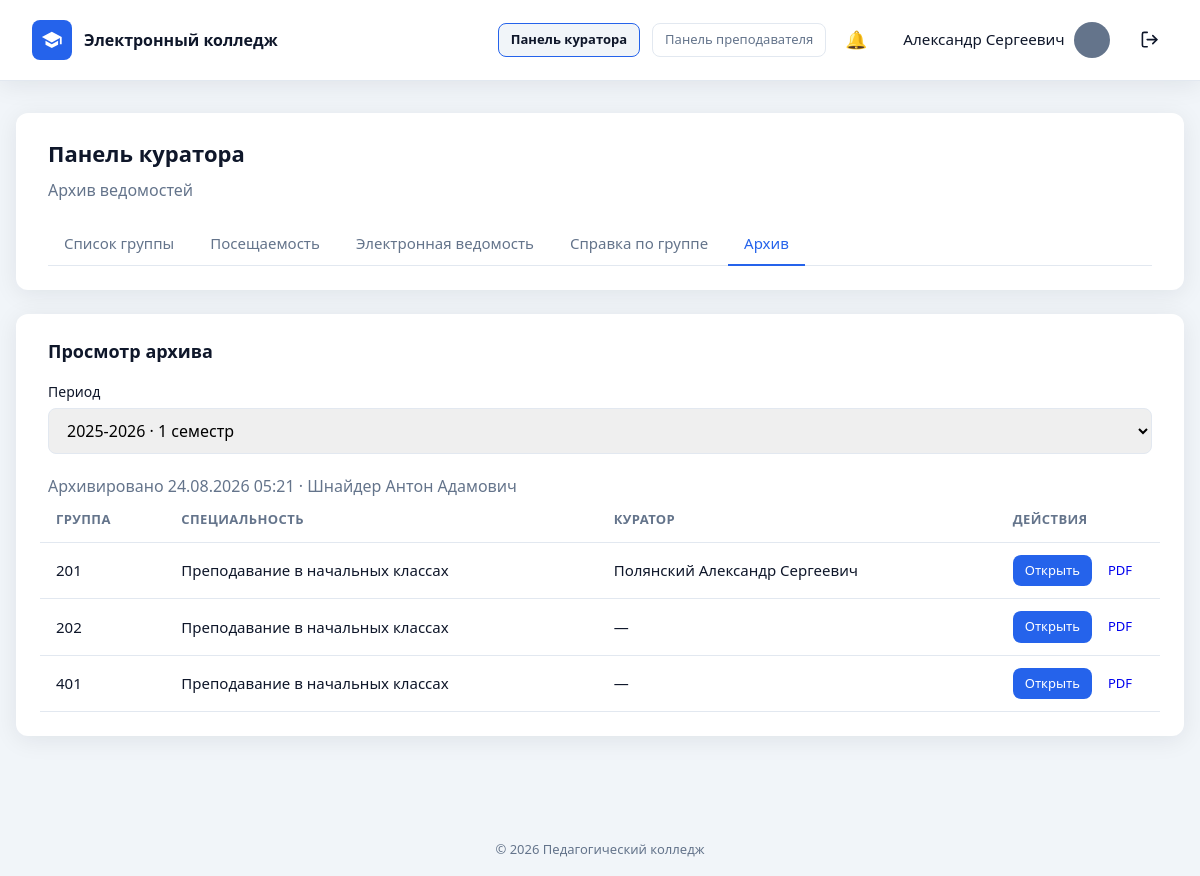
Page /curator/archive.php (signed in) on the earlier database version.
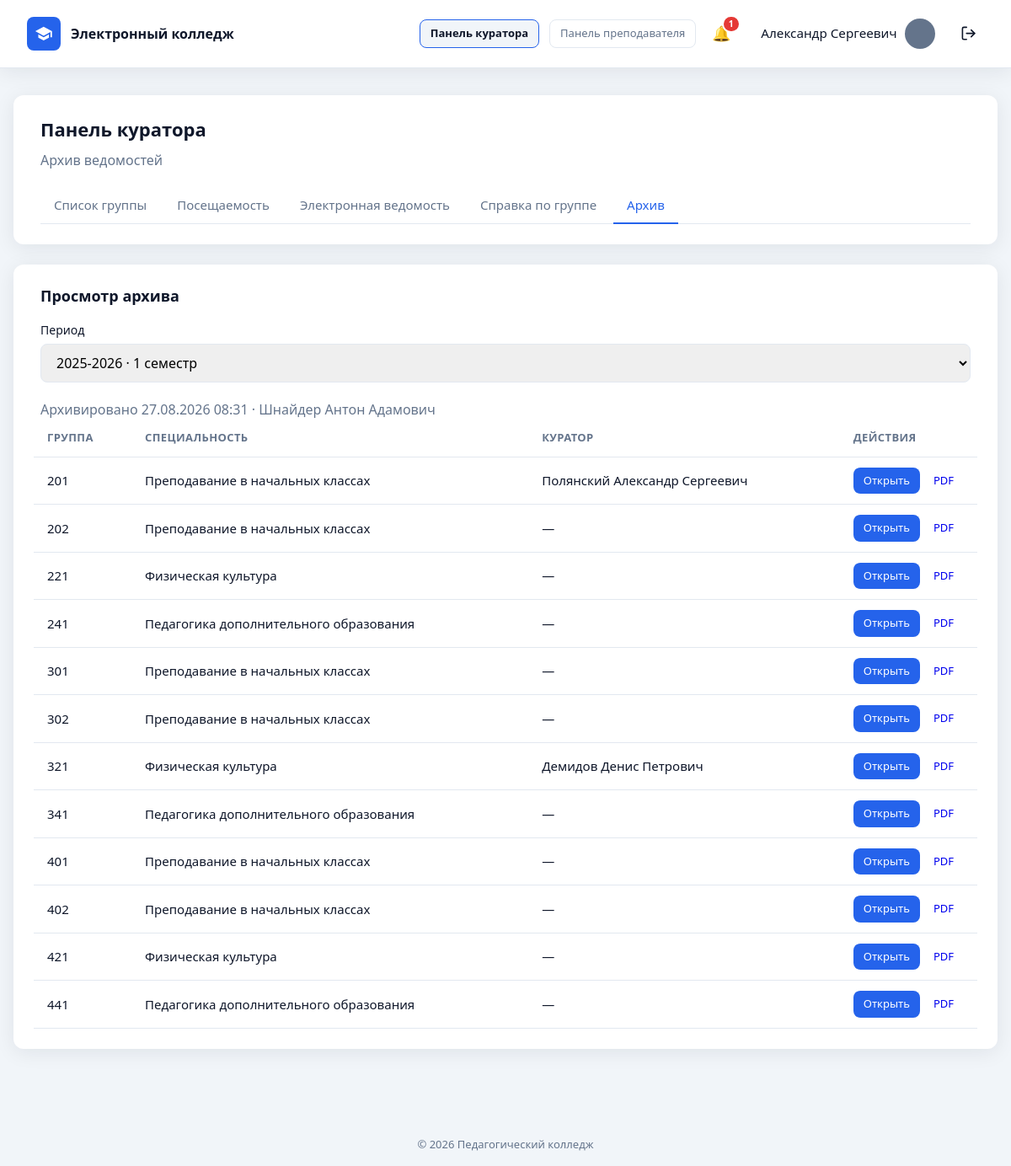
Same page on the later database version.
### tables this page shows
CREATE TABLE `users` (
  `id` int UNSIGNED NOT NULL,
  `email` varchar(255) NOT NULL,
  `password_hash` varchar(255) NOT NULL,
  `password_plain` varchar(64) DEFAULT NULL,
  `full_name` varchar(255) NOT NULL,
  `phone` varchar(50) NOT NULL DEFAULT '',
  `position` varchar(255) NOT NULL DEFAULT '',
  `education` varchar(500) NOT NULL DEFAULT '',
  `additional_info` text,
  `avatar` varchar(255) NOT NULL DEFAULT 'icon:default',
  `role` enum('admin','teacher','student') NOT NULL DEFAULT 'teacher',
  `is_active` tinyint(1) NOT NULL DEFAULT '1',
  `created_at` datetime NOT NULL DEFAULT CURRENT_TIMESTAMP,
  `updated_at` datetime NOT NULL DEFAULT CURRENT_TIMESTAMP ON UPDATE CURRENT_TIMESTAMP
);

CREATE TABLE `archive_periods` (
  `id` int UNSIGNED NOT NULL,
  `archive_type` enum('gradebook','journal') NOT NULL,
  `academic_year` varchar(9) NOT NULL,
  `semester` enum('1','2') NOT NULL,
  `archived_by` int UNSIGNED DEFAULT NULL,
  `archived_at` datetime NOT NULL DEFAULT CURRENT_TIMESTAMP
);

CREATE TABLE `archive_gradebook_groups` (
  `id` int UNSIGNED NOT NULL,
  `archive_id` int UNSIGNED NOT NULL,
  `group_id` int UNSIGNED NOT NULL,
  `group_number` varchar(50) NOT NULL,
  `specialty_name` varchar(255) NOT NULL DEFAULT '',
  `specialty_code` varchar(50) NOT NULL DEFAULT '',
  `curator_name` varchar(255) NOT NULL DEFAULT ''
);

### curator/archive.php (called while the page is built, shortened)
<?php
require __DIR__ . '/../includes/archive/curator_hub.php';

### includes/migrations.php (called while the page is built, shortened)
<?php
function ensure_user_roles_schema(PDO $pdo): void
{
    $done = true;
    $stmt = $pdo->query("SHOW TABLES LIKE 'user_roles'");
    if ($stmt->fetch()) {
        return;
    }
}
function ensure_organization_schema(PDO $pdo): void
{
    $done = true;
    $stmt = $pdo->query("SHOW TABLES LIKE 'organization'");
    if ($stmt->fetch()) {
        return;
    }
}
function run_migrations(PDO $pdo): void
{
    ensure_user_roles_schema($pdo);
    ensure_organization_schema($pdo);
    ensure_curriculum_schema($pdo);
    ensure_students_schema($pdo);
    ensure_gradebook_schema($pdo);
    ensure_attendance_schema($pdo);
    ensure_journal_schema($pdo);
    ensure_journal_brs_schema($pdo);
    ensure_ktp_schema($pdo);
}
function ensure_students_schema(PDO $pdo): void
{
    $done = true;
    $curatorCol = $pdo->query("SHOW COLUMNS FROM study_groups LIKE 'curator_id'")->fetch();
    $stmt = $pdo->query("SHOW TABLES LIKE 'students'");
    if ($stmt->fetch()) {
        return;
    }
}
function ensure_curriculum_schema(PDO $pdo): void
{
    $done = true;
    $stmt = $pdo->query("SHOW TABLES LIKE 'subjects'");
    if ($stmt->fetch()) {
        return;
    }
}
function ensure_gradebook_schema(PDO $pdo): void
{
    $done = true;
    $stmt = $pdo->query("SHOW TABLES LIKE 'app_settings'");
    $col = $pdo->query("SHOW COLUMNS FROM app_settings LIKE 'setting_value'")->fetch();
    $stmt = $pdo->query("SHOW TABLES LIKE 'grade_entries'");
    if ($stmt->fetch()) {
        return;
    }
}
function ensure_attendance_schema(PDO $pdo): void
{
    $done = true;
    $stmt = $pdo->query("SHOW TABLES LIKE 'attendance_reasons'");
    $stmt = $pdo->query("SHOW TABLES LIKE 'attendance_days'");
    if ($stmt->fetch()) {
        return;
    }
}
function ensure_journal_schema(PDO $pdo): void
{
    $done = true;
    $teacherCol = $pdo->query("SHOW COLUMNS FROM curriculum_items LIKE 'teacher_id'")->fetch();
    $stmt = $pdo->query("SHOW TABLES LIKE 'journal_lessons'");
    if ($stmt->fetch()) {
        return;
    }
}
function ensure_journal_brs_schema(PDO $pdo): void
{
    $done = true;
    $stmt = $pdo->query("SHOW TABLES LIKE 'journal_grades'");
    $markCol = $pdo->query("SHOW COLUMNS FROM journal_grades LIKE 'mark'")->fetch();
}
function ensure_ktp_schema(PDO $pdo): void
{
    $stmt = $pdo->query("SHOW TABLES LIKE 'ktp_topics'");
    $lessonTypeCol = $pdo->query("SHOW COLUMNS FROM ktp_topics LIKE 'lesson_type'")->fetch();
    if (!$lessonTypeCol) {
        $pdo->exec(
            "ALTER TABLE ktp_topics
             ADD lesson_type ENUM(
                'lecture', 'practice', 'independent',
                'diff_credit', 'credit', 'exam', 'control'
             ) NOT NULL DEFAULT 'lecture' AFTER title,
             ADD hours DECIMAL(4,1) NOT NULL DEFAULT 2.0 AFTER lesson_type"
        );
    } else {
        $typeDef = (string) ($lessonTypeCol['Type'] ?? '');
    }
    $stmt = $pdo->query("SHOW TABLES LIKE 'journal_lessons'");
    $topicCol = $pdo->query("SHOW COLUMNS FROM journal_lessons LIKE 'ktp_topic_id'")->fetch();
}

### includes/db.php (called while the page is built, shortened)
<?php
function db(): PDO
{
    static $pdo = null;
    if ($pdo === null) {
        $config = require __DIR__ . '/../config/database.php';
        $dsn = sprintf(
            'mysql:host=%s;dbname=%s;charset=%s',
            $config['host'],
            $config['dbname'],
            $config['charset']
        );
        $pdo = new PDO($dsn, $config['username'], $config['password'], [
            PDO::ATTR_ERRMODE            => PDO::ERRMODE_EXCEPTION,
            PDO::ATTR_DEFAULT_FETCH_MODE => PDO::FETCH_ASSOC,
            PDO::ATTR_EMULATE_PREPARES   => false,
        ]);
        require_once __DIR__ . '/migrations.php';
        run_migrations($pdo);
    }
    return $pdo;
}

### includes/archive.php (called while the page is built, shortened)
<?php
require_once __DIR__ . '/db.php';
require_once __DIR__ . '/auth.php';
function get_archive_period_by_id(int $id): ?array
{
    $stmt = db()->prepare(
        "SELECT ap.*, u.full_name AS archived_by_name
         FROM archive_periods ap
         LEFT JOIN users u ON u.id = ap.archived_by
         WHERE ap.id = ?
         LIMIT 1"
    );
    $stmt->execute([$id]);
    $row = $stmt->fetch();
    return $row ?: null;
}
function list_saved_archive_gradebook_periods(): array
{
    $stmt = db()->query(
        "SELECT id AS archive_id, academic_year, semester
         FROM archive_periods
         WHERE archive_type = 'gradebook'
         ORDER BY academic_year DESC, semester DESC"
    );
    return $stmt->fetchAll();
}
function get_archive_gradebook_groups(int $archiveId): array
{
    $stmt = db()->prepare(
        'SELECT * FROM archive_gradebook_groups WHERE archive_id = ? ORDER BY group_number ASC'
    );
    $stmt->execute([$archiveId]);
    return $stmt->fetchAll();
}

### includes/teachers.php (called while the page is built, shortened)
<?php
require_once __DIR__ . '/db.php';
require_once __DIR__ . '/auth.php';
function format_date(?string $datetime): string
{
    $timestamp = strtotime($datetime);
    return date('d.m.Y H:i', $timestamp);
}

### includes/archive/curator_hub.php (the view, shortened to what the rows shown need)
<?php
require_once __DIR__ . '/../auth.php';
require_once __DIR__ . '/../archive.php';
require_once __DIR__ . '/../teachers.php';
require_curator_panel();
$savedPeriods = list_saved_archive_gradebook_periods();
$periodValid = false;
$archiveId = 0;
if (!$periodValid && $savedPeriods !== []) {
    $archiveId = (int) $savedPeriods[0]['archive_id'];
    $periodValid = true;
}
$gradebookArchive = $periodValid ? get_archive_period_by_id($archiveId) : null;
$gradebookGroups = $gradebookArchive
    ? get_archive_gradebook_groups((int) $gradebookArchive['id'])
    : [];
$showHeader = true;
$basePath = '../';
require __DIR__ . '/../header.php';
?>
<div class="dashboard dashboard--wide">
    <section class="panel">
        <div class="panel__header">
            <div>
                <h1>Панель куратора</h1>
            </div>
        </div>
    </section>
    <section class="panel">
        <h2>Просмотр архива</h2>
        <?php if ($savedPeriods === []): ?>
            <p class="text-muted">В архиве пока нет сохранённых ведомостей.</p>
        <?php else: ?>
            <form method="get" class="form form--filter">
                <div class="form__group">
                </div>
            </form>
            <?php if ($gradebookArchive === null || $gradebookGroups === []): ?>
                <p class="text-muted">Ведомости за этот период не найдены.</p>
            <?php else: ?>
                <p class="text-muted">
                    Архивировано <?= e(format_date($gradebookArchive['archived_at'])) ?>
                    <?php if (!empty($gradebookArchive['archived_by_name'])): ?>
                        · <?= e($gradebookArchive['archived_by_name']) ?>
                    <?php endif; ?>
                </p>
                <div class="table-wrap">
                    <table class="table">
                        <thead>
                            <tr>
                                <th>Группа</th>
                                <th>Специальность</th>
                                <th>Куратор</th>
                                <th class="table__actions-col">Действия</th>
                            </tr>
                        </thead>
                        <tbody>
                            <?php foreach ($gradebookGroups as $group): ?>
                            <tr>
                                <td><?= e($group['group_number']) ?></td>
                                <td><?= e($group['specialty_name']) ?></td>
                                <td><?= e(($group['curator_name'] ?? '') !== '' ? $group['curator_name'] : '—') ?></td>
                                <td class="table__actions">
                                    <a
                                        href="archive_gradebook.php?id=<?= (int) $gradebookArchive['id'] ?>&group_id=<?= (int) $group['group_id'] ?>"
                                        class="btn btn--primary btn--sm"
                                    >Открыть</a>
                                    <a
                                        href="archive_gradebook_pdf.php?id=<?= (int) $gradebookArchive['id'] ?>&group_id=<?= (int) $group['group_id'] ?>"
                                        class="btn btn--secondary btn--sm"
                                    >PDF</a>
                                </td>
                            </tr>
                            <?php endforeach; ?>
                        </tbody>
                    </table>
                </div>
            <?php endif; ?>
        <?php endif; ?>
    </section>
</div>
<?php require __DIR__ . '/../footer.php'; ?>

### includes/header.php (shortened to what the rows shown need)
<!DOCTYPE html>
<html lang="ru">
<head>
    <?php $basePath = $basePath ?? ''; ?>
    <link rel="stylesheet" href="<?= e($basePath) ?>assets/css/style.css">
</head>
<body>
    <div class="page">
        <?php if (!empty($showHeader)): ?>
        <header class="header">
            <?php if (is_logged_in()): ?>
            <?php
            $headerUser = current_user();
            $headerName = user_first_middle_name((string) ($headerUser['full_name'] ?? ''));
            $headerAvatar = (string) ($headerUser['avatar'] ?? 'icon:person');
            $appBase = app_base_path();
            $activePanel = current_header_panel();
            require_once __DIR__ . '/notifications.php';
            $headerUnreadCount = get_unread_notifications_count((int) $headerUser['id']);
            ?>
            <nav class="header__nav">
                <?php if (can_use_curator_panel()): ?>
                <a
                    href="<?= e($appBase) ?>curator/group.php"
                    class="btn btn--ghost btn--sm<?= $activePanel === 'curator' ? ' is-active' : '' ?>"
                >Панель куратора</a>
                <?php endif; ?>
                <?php if (can_use_teacher_panel()): ?>
                <a
                    href="<?= e($appBase) ?>teacher/subjects.php"
                    class="btn btn--ghost btn--sm<?= $activePanel === 'teacher' ? ' is-active' : '' ?>"
                >Панель преподавателя</a>
                <?php endif; ?>
                <a
                    href="<?= e($appBase) ?>notifications.php"
                    class="header__notify-btn<?= basename((string) ($_SERVER['SCRIPT_NAME'] ?? '')) === 'notifications.php' ? ' is-active' : '' ?>"
                    title="Уведомления"
                >
                    <span class="header__notify-icon" aria-hidden="true">🔔</span>
                    <?php if ($headerUnreadCount > 0): ?>
                    <span class="header__notify-badge"><?= $headerUnreadCount > 99 ? '99+' : (int) $headerUnreadCount ?></span>
                    <?php endif; ?>
                </a>
                <div class="header__account">
                    <a
                        href="<?= e($appBase) ?><?= is_student_user() ? 'student/cabinet.php' : 'cabinet.php' ?>"
                        class="header__cabinet-tab<?= ($activePanel === 'cabinet' || $activePanel === 'student') ? ' header__cabinet-tab--active' : '' ?>"
                        title="Личный кабинет"
                    >
                        <span class="header__user-name"><?= e($headerName) ?></span>
                        <?= render_user_avatar($headerAvatar, 'user-avatar--header', $basePath) ?>
                    </a>
                </div>
                <a
                    href="<?= e($basePath) ?>logout.php"
                    class="header__logout-btn"
                    title="Выйти"
                    aria-label="Выйти"
                >
                </a>
            </nav>
            <?php endif; ?>
        </header>
        <?php endif; ?>
        <main class="main">

Differences in the rows shown:
removed archive_periods: archived_at "24.08.2026 05:21", users.full_name "Шнайдер Антон Адамович"
added archive_periods: archived_at "27.08.2026 08:31", users.full_name "Шнайдер Антон Адамович"
added archive_gradebook_groups: group_number "221", specialty_name "Физическая культура", curator_name "—"
added archive_gradebook_groups: group_number "241", specialty_name "Педагогика дополнительного образования", curator_name "—"
added archive_gradebook_groups: group_number "301", specialty_name "Преподавание в начальных классах", curator_name "—"
added archive_gradebook_groups: group_number "302", specialty_name "Преподавание в начальных классах", curator_name "—"
added archive_gradebook_groups: group_number "321", specialty_name "Физическая культура", curator_name "Демидов Денис Петрович"
added archive_gradebook_groups: group_number "341", specialty_name "Педагогика дополнительного образования", curator_name "—"
added archive_gradebook_groups: group_number "402", specialty_name "Преподавание в начальных классах", curator_name "—"
added archive_gradebook_groups: group_number "421", specialty_name "Физическая культура", curator_name "—"
added archive_gradebook_groups: group_number "441", specialty_name "Педагогика дополнительного образования", curator_name "—"
Other differences:
$headerUnreadCount: (not shown) → "1"
